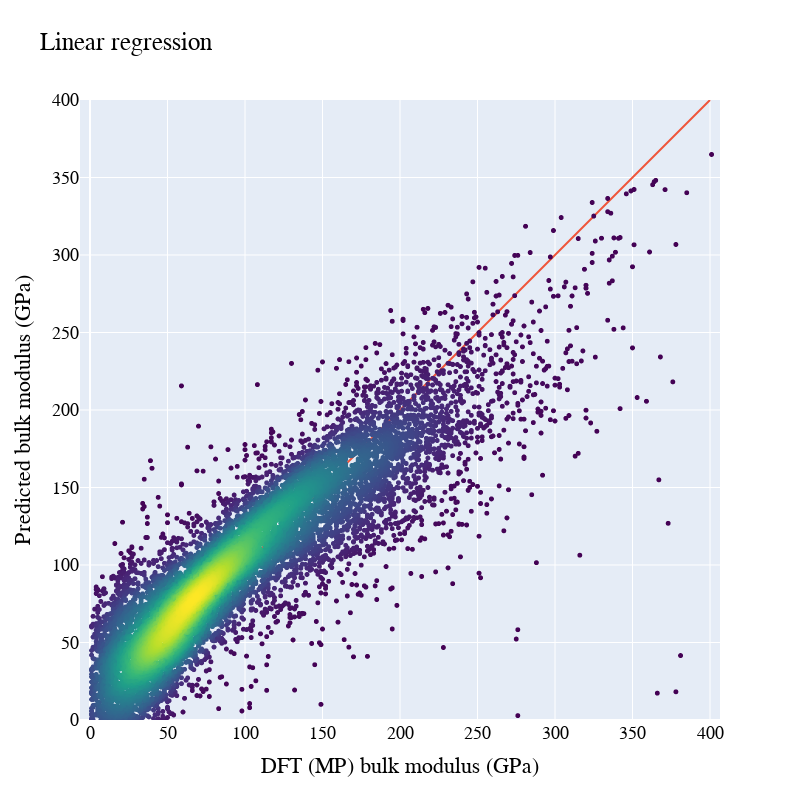

The code cell stored with this chart in its notebook:
### Markdown cell above
## 2.4 Scatter Density Plot the Results with Plotly and Kernel Density Estimate

### Code cell
import plotly.graph_objects as PlotlyFig
from scipy import stats

# a line to represent a perfect model with 1:1 prediction
xy_params = {'x_col': [0, 400],
             'y_col': [0, 400],
             'color': 'black',
             'mode': 'lines',
             'legend': None,
             'text': None,
             'size': None}

xx=y
yy=lr.predict(X)

# Calculate the point density
kde = stats.gaussian_kde([xx,yy])
zz = kde([xx,yy])

# Sort the points by density, so that the densest points are plotted last
idx = zz.argsort()
xx, yy, z = xx[idx], yy[idx], zz[idx]

fig = PlotlyFig.Figure(data=PlotlyFig.Scattergl(
    x=xx,
    y=yy,
    mode='markers',
    marker=dict(
        size=5,
        color=z, #set color equal to a variable
        colorscale='Viridis', # one of plotly colorscales
    ),
    text=df['pretty_formula']
))

fig.update_layout(xaxis_title='DFT (MP) bulk modulus (GPa)',
                  yaxis_title='Predicted bulk modulus (GPa)',
                  title='Linear regression',
                  width=800,
                  height=800,
                  font=dict(family="Helvetica",
                            size=18, color="black")
    )

fig.update_yaxes(scaleanchor="x")

fig.add_trace(PlotlyFig.Scatter(x=[0,400], y=[0,400],
                    mode='lines'))

fig.update_layout(xaxis=dict(range=[0, 400]),
                  yaxis=dict(range=[0, 400]),
                  showlegend=False)

fig.show()

# Save image, can change format by simply changing the file suffix
# Requires kaleido package, pip install -U kaleido
#fig.write_image("images/LinearRegression.jpeg")

### Figure 1 — Plotly figure (JSON) as saved in the notebook; plotly's stock layout.template omitted (floating-point values rounded to 4 significant figures; data arrays with more than 128 entries replaced by an {"elided": "..."} marker saying what was removed)
{"data": [{"marker": {"color": {"elided": "10737 float values"}, "colorscale": [[0, "#440154"], [0.1111, "#482878"], [0.2222, "#3e4989"], [0.3333, "#31688e"], [0.4444, "#26828e"], [0.5556, "#1f9e89"], [0.6667, "#35b779"], [0.7778, "#6ece58"], [0.8889, "#b5de2b"], [1, "#fde725"]], "size": 5}, "mode": "markers", "text": {"elided": "10737 str values"}, "type": "scattergl", "x": {"elided": "10737 int values"}, "y": {"elided": "10737 float values"}}, {"mode": "lines", "type": "scatter", "x": [0, 400], "y": [0, 400]}], "layout": {"font": {"color": "black", "family": "Helvetica", "size": 18}, "height": 800, "showlegend": false, "title": {"text": "Linear regression"}, "width": 800, "xaxis": {"domain": [0, 1], "range": [-6.452, 406.5], "title": {"text": "DFT (MP) bulk modulus (GPa)"}, "type": "linear"}, "yaxis": {"domain": [0, 1], "range": [0, 400], "scaleanchor": "x", "title": {"text": "Predicted bulk modulus (GPa)"}, "type": "linear"}}}
